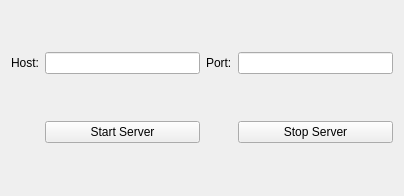
<?xml version="1.0" encoding="UTF-8"?>
<ui version="4.0">
 <class>Form</class>
 <widget class="QWidget" name="Form">
  <property name="geometry">
   <rect>
    <x>0</x>
    <y>0</y>
    <width>404</width>
    <height>196</height>
   </rect>
  </property>
  <property name="sizePolicy">
   <sizepolicy hsizetype="Preferred" vsizetype="Preferred">
    <horstretch>0</horstretch>
    <verstretch>0</verstretch>
   </sizepolicy>
  </property>
  <property name="windowTitle">
   <string>Virtual Gamepad</string>
  </property>
  <layout class="QGridLayout" name="gridLayout">
   <property name="sizeConstraint">
    <enum>QLayout::SetMinimumSize</enum>
   </property>
   <item row="2" column="0">
    <widget class="QLabel" name="label">
     <property name="text">
      <string>Host:</string>
     </property>
    </widget>
   </item>
   <item row="2" column="1">
    <widget class="QLineEdit" name="host_le"/>
   </item>
   <item row="2" column="2">
    <widget class="QLabel" name="label_2">
     <property name="text">
      <string>Port:</string>
     </property>
    </widget>
   </item>
   <item row="2" column="3">
    <widget class="QLineEdit" name="port_le"/>
   </item>
   <item row="3" column="1">
    <widget class="QPushButton" name="start_server_btn">
     <property name="text">
      <string>Start Server</string>
     </property>
    </widget>
   </item>
   <item row="3" column="3">
    <widget class="QPushButton" name="stop_server_btn">
     <property name="text">
      <string>Stop Server</string>
     </property>
    </widget>
   </item>
  </layout>
 </widget>
 <resources/>
 <connections/>
</ui>
